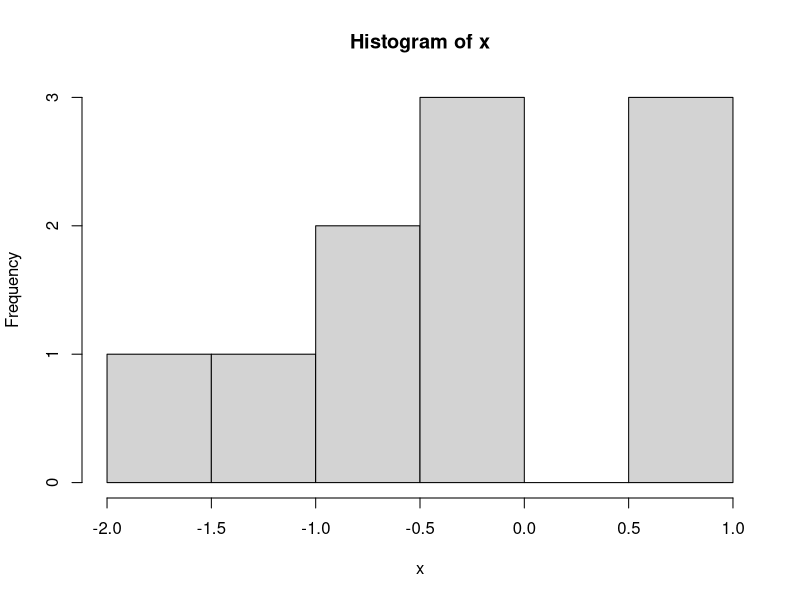
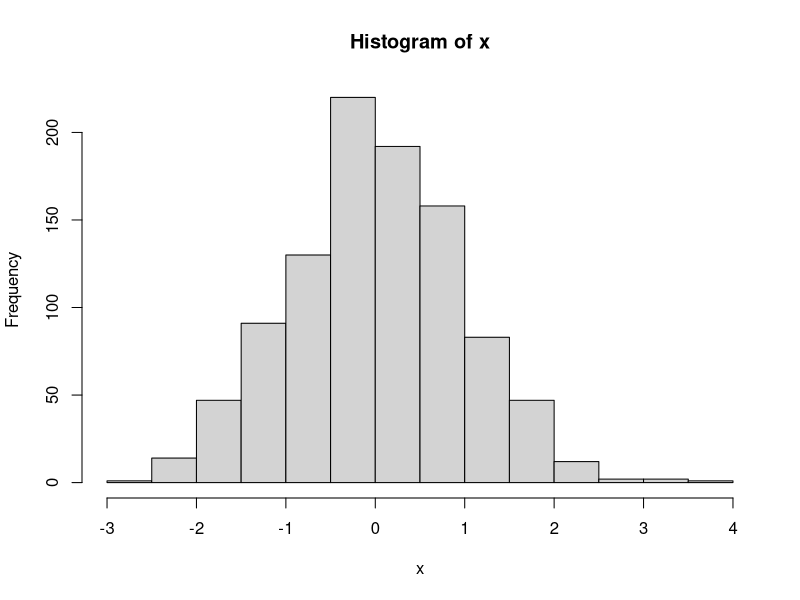
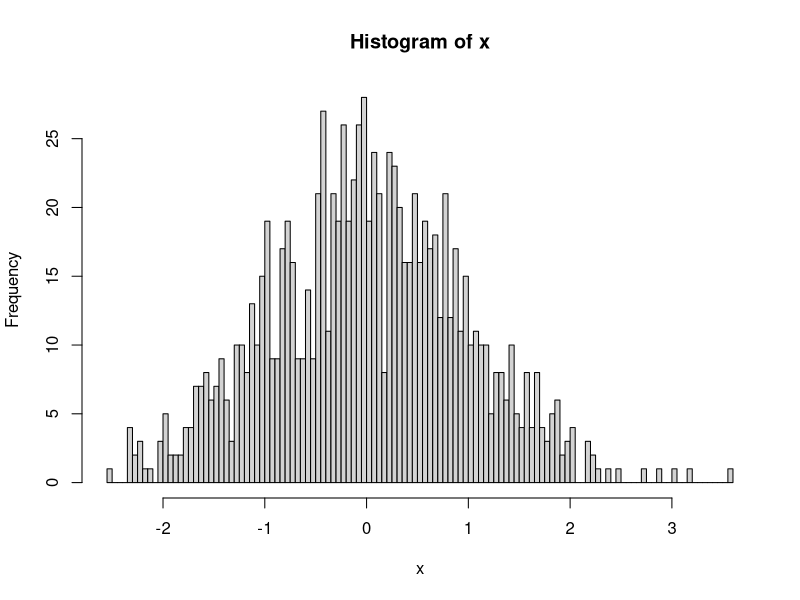
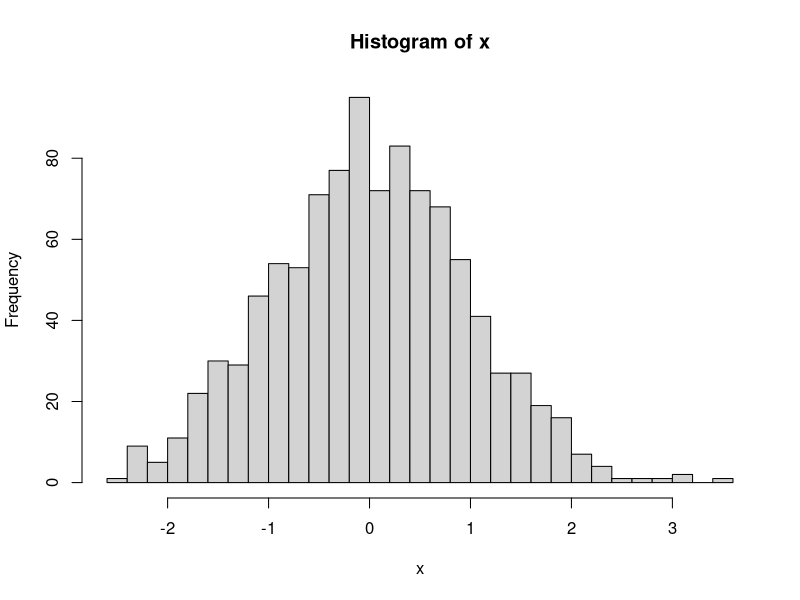
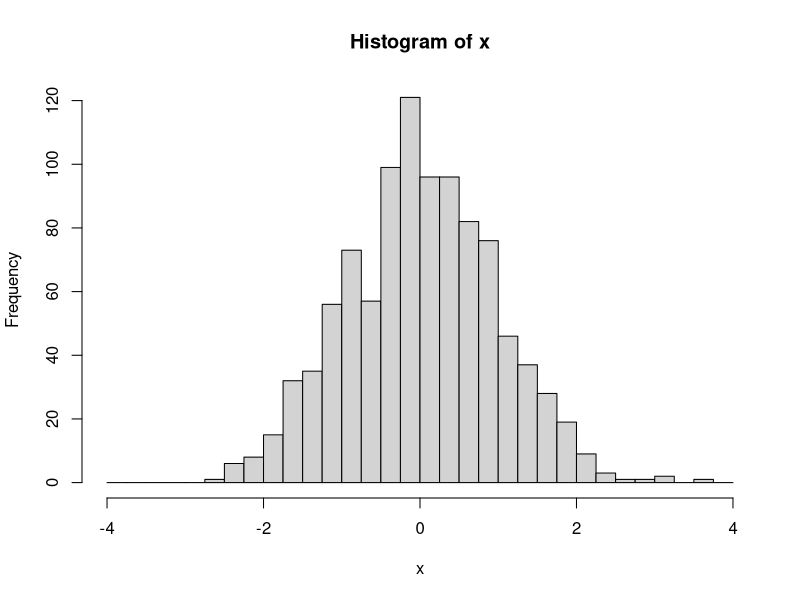
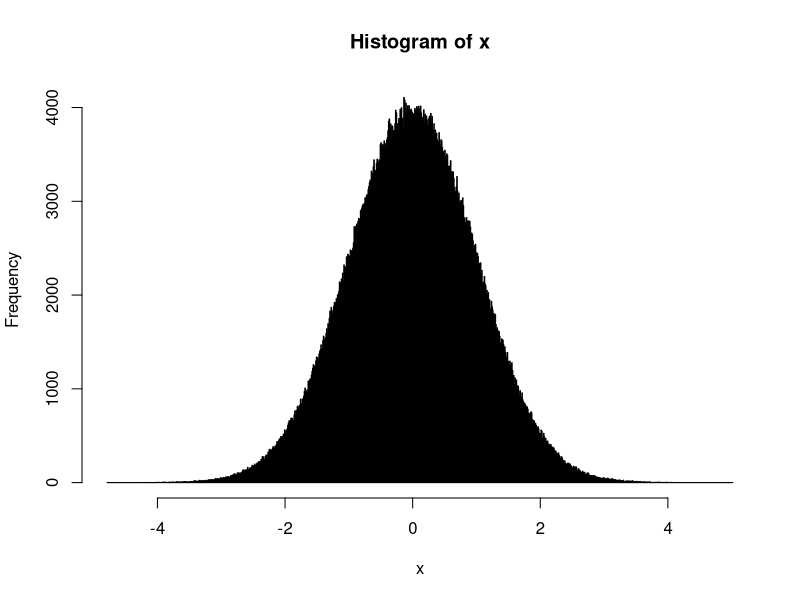

Recreate these plots in R, in order. (Note: this script raises an error after producing the figures.)

# sample of 10 random numbers from a normal distribution
x = rnorm( n = 10, mean = 0, sd = 1)

print(x)

# histogram of x
png("hist1.png", width = 6, height = 5, unit = "in", res = 300)
hist(x)
dev.off()


# sample of 10 random numbers from a normal distribution
x = rnorm( n = 1000, mean = 0, sd = 1)


# histogram of x
png("hist2.png", width = 6, height = 5, unit = "in", res = 300)
hist(x)
dev.off()


# 100 bins
png("hist3.png", width = 6, height = 5, unit = "in", res = 300)
hist(x, breaks = 100)
dev.off()


#  40 bins
png("hist4.png", width = 6, height = 5, unit = "in", res = 300)
hist(x, breaks = 40)
dev.off()


# manual bins
bins = seq( from = -4, to = 4, by = 0.25)

png("hist5.png", width = 6, height = 5, unit = "in", res = 300)
hist(x, breaks = bins)
dev.off()


# big data
x = rnorm( n = 1e6, mean = 0, sd = 1)

png("hist6.png", width = 6, height = 5, unit = "in", res = 300)
hist(x, breaks = 1000)
dev.off()


# data only
hist_data$counts
